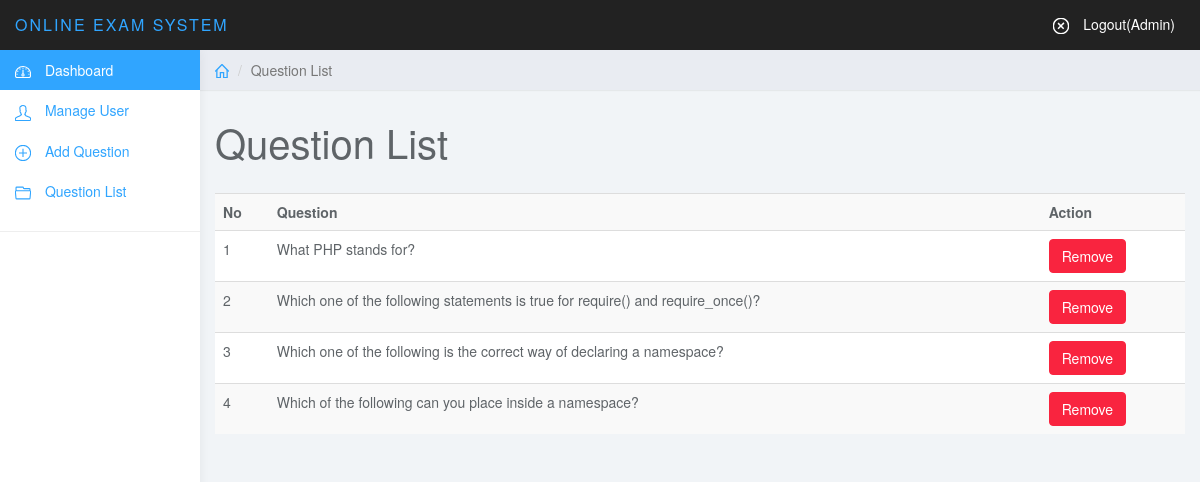
/admin/queslist.php (signed in), run on the app's committed database.
### tables this page shows
CREATE TABLE `tbl_ques` (
  `id` int(11) NOT NULL,
  `quesNo` int(11) NOT NULL,
  `ques` text NOT NULL
);

### lib/Database.php (called while the page is built, shortened)
<?php
Class Database{
	public $host   = DB_HOST;
	public $user   = DB_USER;
	public $pass   = DB_PASS;
	public $dbname = DB_NAME;
	public $link;
	private function connectDB(){
	$this->link = new mysqli($this->host, $this->user, $this->pass, $this->dbname);
 }
	public function select($query){
		$result = $this->link->query($query) or die($this->link->error.__LINE__);
		if($result->num_rows > 0){
			return $result;
		} else {
			return false;
		}
	}
}

### classess/Exam.php (called while the page is built, shortened)
<?php
    $filepath = realpath(dirname(__FILE__));
	include_once ($filepath.'/../lib/Database.php');
	class Exam{
		private $db;
		public function __construct() {
			$this->db = new Database();
		}
		public function getQuesByOrder() {
			$query = "SELECT * FROM tbl_ques ORDER BY quesNo DESC";
			$result = $this->db->select($query);
			return $result;
		}
	}
 ?>

### admin/queslist.php (the view, shortened to what this page needs)
<?php
    $filepath = realpath(dirname(__FILE__));
	include_once ($filepath.'/inc/header.php');
	include_once ($filepath.'/../classess/Exam.php');
	$exam = new Exam();
?>
	<div class="col-sm-9 col-sm-offset-3 col-lg-10 col-lg-offset-2 main">
		<div class="row">
			<ol class="breadcrumb">
				<li><a href="index.php"><svg class="glyph stroked home"><use xlink:href="#stroked-home"></use></svg></a></li>
				<li class="active">Question List</li>
			</ol>
		</div>
		<div class="row">
			<div class="col-lg-12">
				<h1 class="page-header">Question List</h1>
			</div>
		</div>
		<div class="row">
			<div class="col-lg-12">
				<table class="table table-striped">
				<tr>
					<th>No</th>
					<th>Question</th>
					<th>Action</th>
				</tr>
				<?php
					$getData = $exam->getQuesByOrder();
					if ($getData) {
						$i = 0;
						while ($result = $getData->fetch_assoc()) {
							$i++;
				 ?>
				<tr>
					<td><?php echo $i; ?></td>
					<td><?php echo $result['ques']; ?></td>
					<td>
						<a onclick="return confirm('Are you sure to remove?');" href="?delques=<?php echo $result['quesNo']; ?>"><button class="btn btn-danger">Remove</button></a>
					</td>
				</tr>
				<?php } } else { ?>
					<tr><td colspan="5" style="text-align:center"><?php echo "<b>Question Not Available !</b>"; ?></td></tr>
				<?php } ?>
				</table>
			</div>
		</div>
<?php include 'inc/footer.php'; ?>

### admin/inc/header.php (shortened to what this page needs)
<?php
    include_once ("../lib/Database.php");
?>
<!DOCTYPE html>
<html>
<head>
	<link href="css/datepicker3.css" rel="stylesheet">
	<link href="css/bootstrap.min.css" rel="stylesheet">
	 <link href="css/dataTables.bootstrap.min.css" rel="stylesheet">
	<link href="css/styles.css" rel="stylesheet">
</head>
<body>
	<nav class="navbar navbar-inverse navbar-fixed-top" role="navigation">
		<div class="container-fluid">
			<div class="navbar-header">
				<a class="navbar-brand" href="#"><span>Online Exam System</span></a>
				<ul class="user-menu">
					<li class="pull-right">
							<li><a href="?action=logout"><svg class="glyph stroked cancel"><use xlink:href="#stroked-cancel"></use></svg> Logout(Admin)</a></li>
						</ul>
			</div>
		</div>
	</nav>
	<div id="sidebar-collapse" class="col-sm-3 col-lg-2 sidebar">
		<ul class="nav menu">
			<li class="active"><a href="index.php"><svg class="glyph stroked dashboard-dial"><use xlink:href="#stroked-dashboard-dial"></use></svg> Dashboard</a></li>
			<li><a href="users.php"><svg class="glyph stroked male user "><use xlink:href="#stroked-male-user"/></svg> Manage User</a></li>
			<li><a href="quesadd.php"><svg class="glyph stroked plus sign"><use xlink:href="#stroked-plus-sign"/></svg> Add Question</a></li>
			<li><a href="queslist.php"><svg class="glyph stroked open folder"><use xlink:href="#stroked-open-folder"/></svg> Question List</a></li>
			<li role="presentation" class="divider">
		</ul>
	</div>

### admin/inc/footer.php (shortened to what this page needs)
	</div>
</body>
</html>

### admin/css/styles.css (style rules this page uses)
body { background: #f1f4f7; padding-top: 50px; color: #5f6468; }
a, a:hover, a:focus { color: #30a5ff; }
h1, h2, h3, h4, h5, h6 { color: #5f6468; }
h1 { font-weight: 300; font-size: 40px; }
.navbar-header .navbar-brand { color: #fff; font-size: 16px; text-transform: uppercase; font-weight: 500; letter-spacing: 2px; }
.navbar-header .navbar-brand span { color: #30a5ff; }
.btn-danger, .btn-danger:hover, .btn-danger:focus, .btn-danger:active, .btn-danger.active, .open > .dropdown-toggle.btn-danger, .btn-danger.disabled, .btn-danger[disabled], fieldset[disabled] .btn-danger, .btn-danger.disabled:hover, .btn-danger[disabled]:hover, fieldset[disabled] .btn-danger:hover, .btn-danger.disabled:focus, .btn-danger[disabled]:focus, fieldset[disabled] .btn-danger:focus, .btn-danger.disabled:active, .btn-danger[disabled]:active, fieldset[disabled] .btn-danger:active, .btn-danger.disabled.active, .btn-danger[disabled].active, fieldset[disabled] .btn-danger.active { background-color: #f9243f; border-color: #f9243f; }
.navbar { border: 0; }
.user-menu { display: inline-block; margin-top: 14px; margin-right: 10px; float: right; list-style: none; padding: 0; }
.user-menu a { color: #fff; }
.sidebar { display: block; background-color: #fff; padding: 0; display: none; }
@media (min-width: 768px) { .sidebar { display: block; position: fixed; top: 50px; bottom: 0; left: 0; z-index: 1000; display: block; margin: 0; padding: 0; overflow-x: hidden; overflow-y: auto; background-color: #fff; box-shadow: 1px 0px 10px rgba(0, 0, 0, .05); } }
@media (min-width: 768px) { .navbar-header { width: 100%; } }
.sidebar ul.nav .active a, .sidebar ul.nav li.parent a.active, .sidebar ul.nav .active > a:hover, .sidebar ul.nav li.parent a.active:hover, .sidebar ul.nav .active > a:focus, .sidebar ul.nav li.parent a.active:focus { color: #fff; background-color: #30a5ff; }
.sidebar ul.nav li.divider { border-bottom: 1px solid #eee; margin: 20px 0; }
.breadcrumb { border-radius: 0; padding: 10px 15px; background: #e9ecf2; box-shadow: 0 1px 1px rgba(0, 0, 0, .05); margin: 0 ; }
h1.page-header { margin-top: 30px; border-bottom: 0; }
.table { background: #fff; }
.sidebar .glyph, .user-menu .glyph { height: 16px; width: 16px; margin: 0 10px 0 0; stroke-width: 3px; }
.user-menu .glyph { stroke-width: 4px; }
.breadcrumb .glyph { height: 14px; width: 14px; margin: -2px 0 0 0; stroke-width: 4px; }

### data on the page
tbl_ques: ques "What PHP stands for?"
tbl_ques: ques "Which one of the following statements is true for require() and require_once()?"
tbl_ques: ques "Which one of the following is the correct way of declaring a namespace?"
tbl_ques: ques "Which of the following can you place inside a namespace?"
